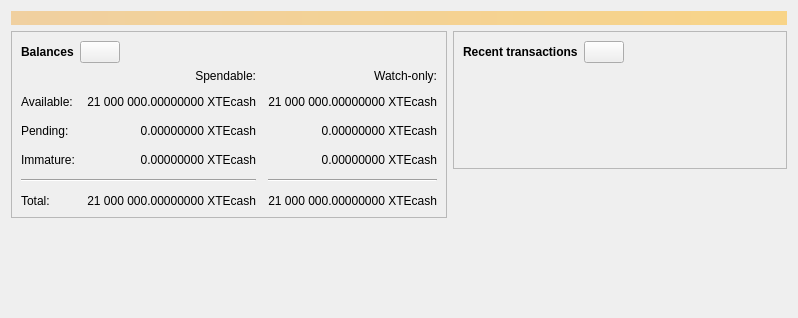
<?xml version="1.0" encoding="UTF-8"?>
<ui version="4.0">
 <class>OverviewPage</class>
 <widget class="QWidget" name="OverviewPage">
  <property name="geometry">
   <rect>
    <x>0</x>
    <y>0</y>
    <width>798</width>
    <height>318</height>
   </rect>
  </property>
  <property name="windowTitle">
   <string>Form</string>
  </property>
  <layout class="QVBoxLayout" name="topLayout">
   <item>
    <widget class="QLabel" name="labelAlerts">
     <property name="visible">
      <bool>false</bool>
     </property>
     <property name="styleSheet">
      <string notr="true">QLabel { background-color: qlineargradient(x1: 0, y1: 0, x2: 1, y2: 0, stop:0 #F0D0A0, stop:1 #F8D488); color:#000000; }</string>
     </property>
     <property name="wordWrap">
      <bool>true</bool>
     </property>
     <property name="margin">
      <number>3</number>
     </property>
     <property name="textInteractionFlags">
      <set>Qt::TextSelectableByMouse</set>
     </property>
    </widget>
   </item>
   <item>
    <layout class="QHBoxLayout" name="horizontalLayout" stretch="1,1">
     <item>
      <layout class="QVBoxLayout" name="verticalLayout_2">
       <item>
        <widget class="QFrame" name="frame">
         <property name="frameShape">
          <enum>QFrame::StyledPanel</enum>
         </property>
         <property name="frameShadow">
          <enum>QFrame::Raised</enum>
         </property>
         <layout class="QVBoxLayout" name="verticalLayout_4">
          <item>
           <layout class="QHBoxLayout" name="horizontalLayout_4">
            <item>
             <widget class="QLabel" name="label_5">
              <property name="font">
               <font>
                <weight>75</weight>
                <bold>true</bold>
               </font>
              </property>
              <property name="text">
               <string>Balances</string>
              </property>
             </widget>
            </item>
            <item>
             <widget class="QPushButton" name="labelWalletStatus">
              <property name="enabled">
               <bool>true</bool>
              </property>
              <property name="maximumSize">
               <size>
                <width>45</width>
                <height>16777215</height>
               </size>
              </property>
              <property name="toolTip">
               <string>The displayed information may be out of date. Your wallet automatically synchronizes with the Bitcoin network after a connection is established, but this process has not completed yet.</string>
              </property>
              <property name="text">
               <string/>
              </property>
              <property name="icon">
               <iconset resource="../bitcoin.qrc">
                <normaloff>:/icons/warning</normaloff>
                <disabledoff>:/icons/warning</disabledoff>:/icons/warning</iconset>
              </property>
              <property name="iconSize">
               <size>
                <width>24</width>
                <height>24</height>
               </size>
              </property>
             </widget>
            </item>
            <item>
             <spacer name="horizontalSpacer_3">
              <property name="orientation">
               <enum>Qt::Horizontal</enum>
              </property>
              <property name="sizeHint" stdset="0">
               <size>
                <width>40</width>
                <height>20</height>
               </size>
              </property>
             </spacer>
            </item>
           </layout>
          </item>
          <item>
           <layout class="QGridLayout" name="gridLayout">
            <property name="spacing">
             <number>12</number>
            </property>
            <item row="2" column="2">
             <widget class="QLabel" name="labelWatchPending">
              <property name="cursor">
               <cursorShape>IBeamCursor</cursorShape>
              </property>
              <property name="toolTip">
               <string>Unconfirmed transactions to watch-only addresses</string>
              </property>
              <property name="text">
               <string notr="true">0.00000000 XTEcash</string>
              </property>
              <property name="alignment">
               <set>Qt::AlignRight|Qt::AlignTrailing|Qt::AlignVCenter</set>
              </property>
              <property name="textInteractionFlags">
               <set>Qt::LinksAccessibleByMouse|Qt::TextSelectableByKeyboard|Qt::TextSelectableByMouse</set>
              </property>
             </widget>
            </item>
            <item row="2" column="1">
             <widget class="QLabel" name="labelUnconfirmed">
              <property name="cursor">
               <cursorShape>IBeamCursor</cursorShape>
              </property>
              <property name="toolTip">
               <string>Total of transactions that have yet to be confirmed, and do not yet count toward the spendable balance</string>
              </property>
              <property name="text">
               <string notr="true">0.00000000 XTEcash</string>
              </property>
              <property name="alignment">
               <set>Qt::AlignRight|Qt::AlignTrailing|Qt::AlignVCenter</set>
              </property>
              <property name="textInteractionFlags">
               <set>Qt::LinksAccessibleByMouse|Qt::TextSelectableByKeyboard|Qt::TextSelectableByMouse</set>
              </property>
             </widget>
            </item>
            <item row="3" column="2">
             <widget class="QLabel" name="labelWatchImmature">
              <property name="cursor">
               <cursorShape>IBeamCursor</cursorShape>
              </property>
              <property name="toolTip">
               <string>Mined balance in watch-only addresses that has not yet matured</string>
              </property>
              <property name="text">
               <string notr="true">0.00000000 XTEcash</string>
              </property>
              <property name="alignment">
               <set>Qt::AlignRight|Qt::AlignTrailing|Qt::AlignVCenter</set>
              </property>
              <property name="textInteractionFlags">
               <set>Qt::LinksAccessibleByMouse|Qt::TextSelectableByKeyboard|Qt::TextSelectableByMouse</set>
              </property>
             </widget>
            </item>
            <item row="4" column="0" colspan="2">
             <widget class="Line" name="line">
              <property name="orientation">
               <enum>Qt::Horizontal</enum>
              </property>
             </widget>
            </item>
            <item row="4" column="2">
             <widget class="Line" name="lineWatchBalance">
              <property name="sizePolicy">
               <sizepolicy hsizetype="Preferred" vsizetype="Fixed">
                <horstretch>0</horstretch>
                <verstretch>0</verstretch>
               </sizepolicy>
              </property>
              <property name="minimumSize">
               <size>
                <width>140</width>
                <height>0</height>
               </size>
              </property>
              <property name="orientation">
               <enum>Qt::Horizontal</enum>
              </property>
             </widget>
            </item>
            <item row="5" column="0">
             <widget class="QLabel" name="labelTotalText">
              <property name="text">
               <string>Total:</string>
              </property>
             </widget>
            </item>
            <item row="3" column="1">
             <widget class="QLabel" name="labelImmature">
              <property name="cursor">
               <cursorShape>IBeamCursor</cursorShape>
              </property>
              <property name="toolTip">
               <string>Mined balance that has not yet matured</string>
              </property>
              <property name="text">
               <string notr="true">0.00000000 XTEcash</string>
              </property>
              <property name="alignment">
               <set>Qt::AlignRight|Qt::AlignTrailing|Qt::AlignVCenter</set>
              </property>
              <property name="textInteractionFlags">
               <set>Qt::LinksAccessibleByMouse|Qt::TextSelectableByKeyboard|Qt::TextSelectableByMouse</set>
              </property>
             </widget>
            </item>
            <item row="2" column="3">
             <spacer name="horizontalSpacer_2">
              <property name="orientation">
               <enum>Qt::Horizontal</enum>
              </property>
              <property name="sizeHint" stdset="0">
               <size>
                <width>40</width>
                <height>20</height>
               </size>
              </property>
             </spacer>
            </item>
            <item row="3" column="0">
             <widget class="QLabel" name="labelImmatureText">
              <property name="text">
               <string>Immature:</string>
              </property>
             </widget>
            </item>
            <item row="5" column="1">
             <widget class="QLabel" name="labelTotal">
              <property name="cursor">
               <cursorShape>IBeamCursor</cursorShape>
              </property>
              <property name="toolTip">
               <string>Your current total balance</string>
              </property>
              <property name="text">
               <string notr="true">21 000 000.00000000 XTEcash</string>
              </property>
              <property name="alignment">
               <set>Qt::AlignRight|Qt::AlignTrailing|Qt::AlignVCenter</set>
              </property>
              <property name="textInteractionFlags">
               <set>Qt::LinksAccessibleByMouse|Qt::TextSelectableByKeyboard|Qt::TextSelectableByMouse</set>
              </property>
             </widget>
            </item>
            <item row="5" column="2">
             <widget class="QLabel" name="labelWatchTotal">
              <property name="cursor">
               <cursorShape>IBeamCursor</cursorShape>
              </property>
              <property name="toolTip">
               <string>Current total balance in watch-only addresses</string>
              </property>
              <property name="text">
               <string notr="true">21 000 000.00000000 XTEcash</string>
              </property>
              <property name="alignment">
               <set>Qt::AlignRight|Qt::AlignTrailing|Qt::AlignVCenter</set>
              </property>
              <property name="textInteractionFlags">
               <set>Qt::LinksAccessibleByMouse|Qt::TextSelectableByKeyboard|Qt::TextSelectableByMouse</set>
              </property>
             </widget>
            </item>
            <item row="0" column="2">
             <widget class="QLabel" name="labelWatchonly">
              <property name="text">
               <string>Watch-only:</string>
              </property>
              <property name="alignment">
               <set>Qt::AlignRight|Qt::AlignTrailing|Qt::AlignVCenter</set>
              </property>
             </widget>
            </item>
            <item row="1" column="0">
             <widget class="QLabel" name="labelBalanceText">
              <property name="text">
               <string>Available:</string>
              </property>
             </widget>
            </item>
            <item row="1" column="1">
             <widget class="QLabel" name="labelBalance">
              <property name="cursor">
               <cursorShape>IBeamCursor</cursorShape>
              </property>
              <property name="toolTip">
               <string>Your current spendable balance</string>
              </property>
              <property name="text">
               <string notr="true">21 000 000.00000000 XTEcash</string>
              </property>
              <property name="alignment">
               <set>Qt::AlignRight|Qt::AlignTrailing|Qt::AlignVCenter</set>
              </property>
              <property name="textInteractionFlags">
               <set>Qt::LinksAccessibleByMouse|Qt::TextSelectableByKeyboard|Qt::TextSelectableByMouse</set>
              </property>
             </widget>
            </item>
            <item row="1" column="2">
             <widget class="QLabel" name="labelWatchAvailable">
              <property name="cursor">
               <cursorShape>IBeamCursor</cursorShape>
              </property>
              <property name="toolTip">
               <string>Your current balance in watch-only addresses</string>
              </property>
              <property name="text">
               <string notr="true">21 000 000.00000000 XTEcash</string>
              </property>
              <property name="alignment">
               <set>Qt::AlignRight|Qt::AlignTrailing|Qt::AlignVCenter</set>
              </property>
              <property name="textInteractionFlags">
               <set>Qt::LinksAccessibleByMouse|Qt::TextSelectableByKeyboard|Qt::TextSelectableByMouse</set>
              </property>
             </widget>
            </item>
            <item row="2" column="0">
             <widget class="QLabel" name="labelPendingText">
              <property name="text">
               <string>Pending:</string>
              </property>
             </widget>
            </item>
            <item row="0" column="1">
             <widget class="QLabel" name="labelSpendable">
              <property name="text">
               <string>Spendable:</string>
              </property>
              <property name="alignment">
               <set>Qt::AlignRight|Qt::AlignTrailing|Qt::AlignVCenter</set>
              </property>
             </widget>
            </item>
           </layout>
          </item>
         </layout>
        </widget>
       </item>
       <item>
        <spacer name="verticalSpacer">
         <property name="orientation">
          <enum>Qt::Vertical</enum>
         </property>
         <property name="sizeHint" stdset="0">
          <size>
           <width>20</width>
           <height>40</height>
          </size>
         </property>
        </spacer>
       </item>
      </layout>
     </item>
     <item>
      <layout class="QVBoxLayout" name="verticalLayout_3">
       <item>
        <widget class="QFrame" name="frame_2">
         <property name="frameShape">
          <enum>QFrame::StyledPanel</enum>
         </property>
         <property name="frameShadow">
          <enum>QFrame::Raised</enum>
         </property>
         <layout class="QVBoxLayout" name="verticalLayout">
          <item>
           <layout class="QHBoxLayout" name="horizontalLayout_2">
            <item>
             <widget class="QLabel" name="label_4">
              <property name="font">
               <font>
                <weight>75</weight>
                <bold>true</bold>
               </font>
              </property>
              <property name="text">
               <string>Recent transactions</string>
              </property>
             </widget>
            </item>
            <item>
             <widget class="QPushButton" name="labelTransactionsStatus">
              <property name="enabled">
               <bool>true</bool>
              </property>
              <property name="maximumSize">
               <size>
                <width>45</width>
                <height>16777215</height>
               </size>
              </property>
              <property name="toolTip">
               <string>The displayed information may be out of date. Your wallet automatically synchronizes with the Bitcoin network after a connection is established, but this process has not completed yet.</string>
              </property>
              <property name="text">
               <string/>
              </property>
              <property name="icon">
               <iconset resource="../bitcoin.qrc">
                <normaloff>:/icons/warning</normaloff>
                <disabledoff>:/icons/warning</disabledoff>:/icons/warning</iconset>
              </property>
              <property name="iconSize">
               <size>
                <width>24</width>
                <height>24</height>
               </size>
              </property>
             </widget>
            </item>
            <item>
             <spacer name="horizontalSpacer">
              <property name="orientation">
               <enum>Qt::Horizontal</enum>
              </property>
              <property name="sizeHint" stdset="0">
               <size>
                <width>40</width>
                <height>20</height>
               </size>
              </property>
             </spacer>
            </item>
           </layout>
          </item>
          <item>
           <widget class="TransactionOverviewWidget" name="listTransactions">
            <property name="styleSheet">
             <string notr="true">QListView { background: transparent; }</string>
            </property>
            <property name="frameShape">
             <enum>QFrame::NoFrame</enum>
            </property>
            <property name="verticalScrollBarPolicy">
             <enum>Qt::ScrollBarAlwaysOff</enum>
            </property>
            <property name="horizontalScrollBarPolicy">
             <enum>Qt::ScrollBarAlwaysOff</enum>
            </property>
            <property name="sizeAdjustPolicy">
             <enum>QAbstractScrollArea::AdjustToContents</enum>
            </property>
            <property name="selectionMode">
             <enum>QAbstractItemView::NoSelection</enum>
            </property>
            <property name="uniformItemSizes">
             <bool>true</bool>
            </property>
           </widget>
          </item>
         </layout>
        </widget>
       </item>
       <item>
        <spacer name="verticalSpacer_2">
         <property name="orientation">
          <enum>Qt::Vertical</enum>
         </property>
         <property name="sizeHint" stdset="0">
          <size>
           <width>20</width>
           <height>40</height>
          </size>
         </property>
        </spacer>
       </item>
      </layout>
     </item>
    </layout>
   </item>
  </layout>
 </widget>
 <customwidgets>
  <customwidget>
   <class>TransactionOverviewWidget</class>
   <extends>QListView</extends>
   <header>qt/transactionoverviewwidget.h</header>
  </customwidget>
 </customwidgets>
 <resources/>
 <connections/>
</ui>
